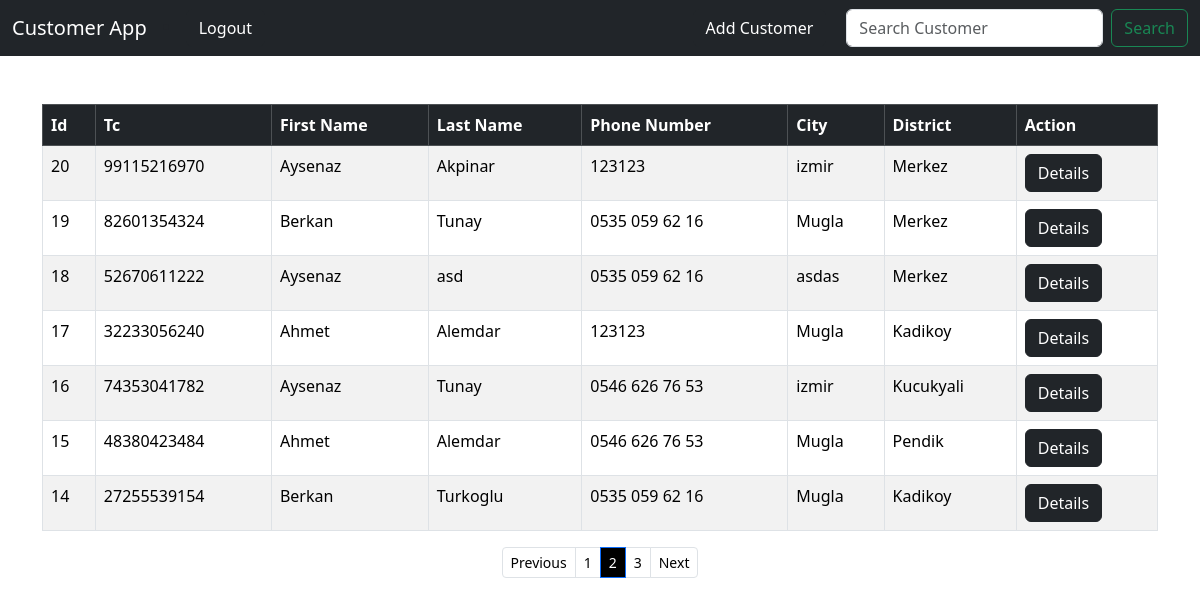
Page /?page=2 (signed in) on the committed database.
### crm/models.py (models this page shows, shortened)
class Customer(models.Model):
    created_at = models.DateTimeField(auto_now_add=True)
    tc_no = models.IntegerField(editable=True, validators=[
        RegexValidator(
            r'^[1-9]{1}[0-9]{9}[02468]{1}$',
            message="Invalid Tc No ",
            code="invalid_number"
            )
        ], unique=True)
    first_name = models.CharField(max_length=50, editable=True)
    last_name =  models.CharField(max_length=50, editable=True)
    phone = models.CharField(max_length=15, editable=True)
    city =  models.CharField(max_length=50, editable=True)
    district =  models.CharField(max_length=50, editable=True)

### crm/views.py (the view)
# urls.py: 2. Add a URL to urlpatterns:  path('', views.home, name='home')
def home(request):
    if request.method == 'POST':
        username = request.POST['username']
        password = request.POST['password']
        user = authenticate(request, username=username, password=password)
        if user is not None:
            login(request, user)
            messages.success(request, "You have been logged in!")
            return redirect('home')
        else :
            messages.error(request, "There was an error! Please check your password or username!")
            return redirect('home')
    else :
        p = Paginator(Customer.objects.all().order_by('-created_at'), 7)
        page = request.GET.get('page')
        customers = p.get_page(page)
        return render(request, 'home.html', {'customers' : customers})

### crm/templates/home.html (shortened to what this page needs)
{% extends 'base.html' %}
{% block content %}
    {% if user.is_authenticated %}
        <table class="table table-striped table-hover table-bordered">
          <thead class="table-dark" >
            <tr >
              <th scope="col">Id</th>
              <th scope="col">Tc</th>
              <th scope="col">First Name</th>
              <th scope="col">Last Name</th>
              <th scope="col">Phone Number</th>
              <th scope="col">City</th>
              <th scope="col">District</th>
              <th scope="col">Action</th>
            </tr>
          </thead>
          <tbody>
              {% if customers %}
                {% for customer in customers %}
                    <tr>
                      <td>{{ customer.id }}</td>
                      <td>{{ customer.tc_no }}</td>
                      <td>{{ customer.first_name }}</td>
                      <td>{{ customer.last_name }}</td>
                      <td>{{ customer.phone }}</td>
                      <td>{{ customer.city }}</td>
                      <td>{{ customer.district }}</td>
                      <td><a href="{% url 'customer' customer.id %}" class="btn btn-dark">Details</a></td>
                    </tr>
                {% endfor %}
              {% endif %}
          </tbody>
        </table>
          <nav aria-label="Page navigation example">
            <ul class="pagination justify-content-center pagination-sm">
              {% if customers.has_previous %}
                <li class="page-item " ><a class="page-link" style="color: black;" href="?page={{ customers.previous_page_number }}">Previous</a></li>
                <li class="page-item "><a class="page-link" style="color: black;" href="?page={{ customers.previous_page_number }}">{{ customers.previous_page_number }}</a></li>
              {% endif %}
                <li class="page-item active">
                  <span class="page-link" style="color: white; background-color: black;">
                    {{ customers.number }}
                  </span>
                </li>
              {% if customers.has_next %}
              <li class="page-item"><a class="page-link" style="color: black;" href="?page={{ customers.next_page_number }}">{{ customers.next_page_number }}</a></li>
              <li class="page-item"><a class="page-link" style="color: black;" href="?page={{ customers.next_page_number }}">Next</a></li>
              {% endif %}
            </ul>
          </nav>
    {% endif %}
{% endblock content %}

### rows in the picture
Customer: id "20", tc_no "99115216970", first_name "Aysenaz", last_name "Akpinar", phone "123123", city "izmir", district "Merkez"
Customer: id "19", tc_no "82601354324", first_name "Berkan", last_name "Tunay", phone "0535 059 62 16", city "Mugla", district "Merkez"
Customer: id "18", tc_no "52670611222", first_name "Aysenaz", last_name "asd", phone "0535 059 62 16", city "asdas", district "Merkez"
Customer: id "17", tc_no "32233056240", first_name "Ahmet", last_name "Alemdar", phone "123123", city "Mugla", district "Kadikoy"
Customer: id "16", tc_no "74353041782", first_name "Aysenaz", last_name "Tunay", phone "0546 626 76 53", city "izmir", district "Kucukyali"
Customer: id "15", tc_no "48380423484", first_name "Ahmet", last_name "Alemdar", phone "0546 626 76 53", city "Mugla", district "Pendik"
Customer: id "14", tc_no "27255539154", first_name "Berkan", last_name "Turkoglu", phone "0535 059 62 16", city "Mugla", district "Kadikoy"

### other values in the picture
{{ customers.previous_page_number }} "1"
{{ customers.number }} "2"
{{ customers.next_page_number }} "3"
